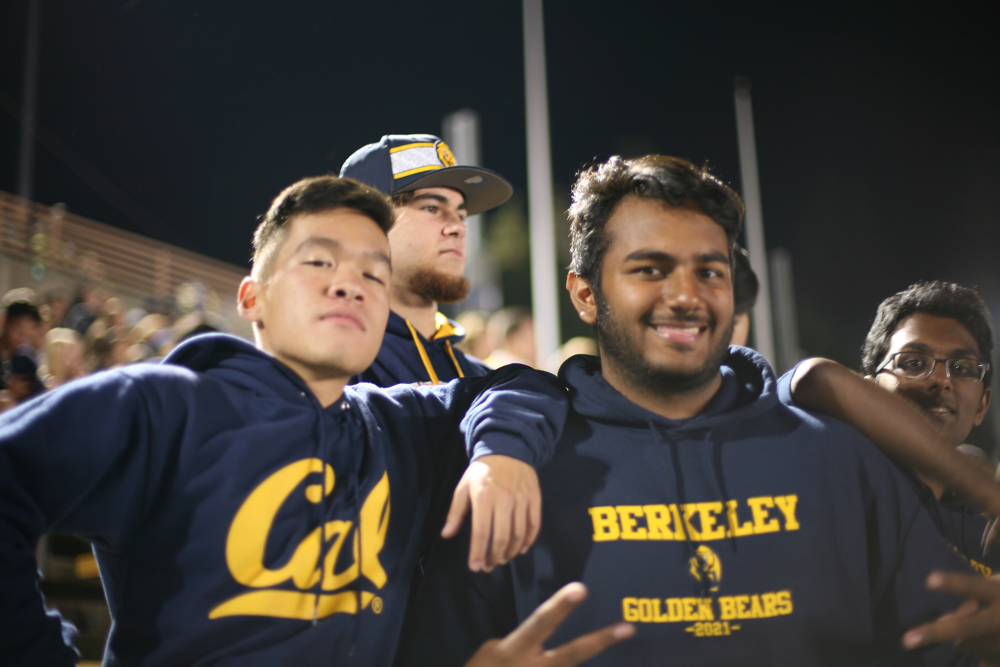
#> input picture phototest.JPG, 2000 x 1333 px (shown at 1/2 size)
$ python color_comp.py
#> lines starting #> are read from the running program, lines starting #| are printed output that depends on the picture
#> the answer given: ../phototest.JPG
from PIL import Image
from numba import jit
import colorsys
import time

#check runtime
start_time = time.clock()

def percentage(decimal):
	return int(round(decimal*100))

# returns a color and the % composition of that color in image
def color_in_img(img):
	# file name exists
#> called with img = '../phototest.JPG'
	try:
		# initialize image data
		im = Image.open(img, 'r')
#> im is the input picture: PIL image 2000x1333 RGB; mean R, G, B 69.1, 64, 58.4
		width, height = im.size
#> width = 2000; height = 1333
		max_dim = 1000
		# resize if image is larger than max dimensions
		if max(width, height) > max_dim:
			# resize ratio
			rr = min(max_dim/width, max_dim/height)
#> rr = 0.5
			im = im.resize((int(rr*width), int(rr*height)))
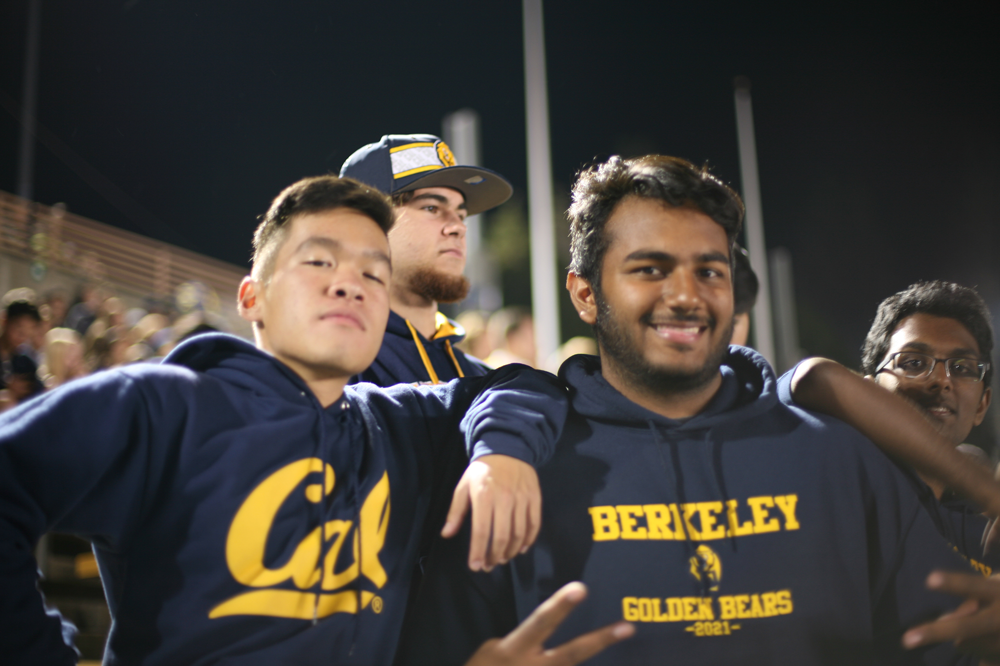
#> im: PIL image 1000x666 RGB; mean R, G, B 69.1, 64, 58.4
		color_dict = {}
		pixel_data = list(im.getdata())
#> pixel_data = 666000 items
		num_pixels = len(pixel_data)
#> num_pixels = 666000
		print("pixel list created at ", time.clock() - start_time, "sec")
		for pixel in pixel_data:
			# most time occupied when converting to HSV
			hsv = colorsys.rgb_to_hsv(*pixel)
			# add weight values to HSV keys in dictionary
			try:
				color_dict[hsv] += 1
			except KeyError:
				color_dict[hsv] = 1
#> this loop made 666000 passes
#> (pixel, hsv) on passes 1 to 3: ((16, 19, 21), (0.567, 0.238, 21)), ((16, 18, 20), (0.583, 0.2, 20)), ((18, 19, 21), (0.611, 0.143, 21))
#> after the loop, color_dict = 147363 items
		print("pixels dictionaried at ", time.clock() - start_time, "sec")

	# file name does not exist
	except FileNotFoundError:
		return "Error: file <" + filename + "> not found"

	# counters, corresponding to color names
	counter = [0, 0, 0, 0, 0, 0, 0, 0]
	#colorname = ["red", "orange", "yellow", "green", "cyan", "blue", \
	#				"purple", "pink"]

	for pixel in color_dict:
		# if saturation is 0 OR value is 0, skip pixel
		if pixel[1] == 0 or pixel[2] == 0:
			continue
		hue = pixel[0]
		weight = color_dict[pixel]
		if hue >= 346/360 or (hue >= 0 and hue <= 20/360):
			counter[0] += 1*weight
		if hue >= 11/360 and hue <= 50/360:
			counter[1] += 1*weight
		if hue >= 41/360 and hue <= 80/360:
			counter[2] += 1*weight
		if hue >= 61/360 and hue <= 169/360:
			counter[3] += 1*weight
		if hue >= 141/360 and hue <= 220/360:
			counter[4] += 1*weight
		if hue >= 201/360 and hue <= 280/360:
			counter[5] += 1*weight
		if hue >= 241/360 and hue <= 330/360:
			counter[6] += 1*weight
		if hue >= 321/360 and hue <= 355/360:
			counter[7] += 1*weight
#> this loop made 147363 passes
#> (pixel, hue, weight) on passes 1 to 3: ((0.567, 0.238, 21), 0.567, 93), ((0.583, 0.2, 20), 0.583, 44), ((0.611, 0.143, 21), 0.611, 119)
#> after the loop, counter = [24820, 187695, 58510, 56609, 272598, 282105, 19537, 4977]

	# value of highest counter
	max_count = max(counter)
#> max_count = 282105
	if max_count == 0:
		raise ValueError\
		("<" + img + "> has no color")
	# index of counter
	max_index = counter.index(max_count)
#> max_index = 5
	# color corresponding to highest counter
	color_most = colorname[max_index]
#> color_most = 'blue'
	return color_most, max_count/num_pixels


colorname = ["red", "orange", "yellow", "green", "cyan", "blue", \
				"purple", "pink"]
# returns most used color in image
def color_comp():
	# input file name
	print("File name?")
	img = input("")

	color_value = color_in_img(img)
#> color_value = ('blue', 0.424)
	return color_value[0] + " is the most used color, composing " \
		+ str(percentage(color_value[1])) + "% of the image"

print(color_comp())

# print runtime
print("Runtime: ", time.clock() - start_time, "seconds")
